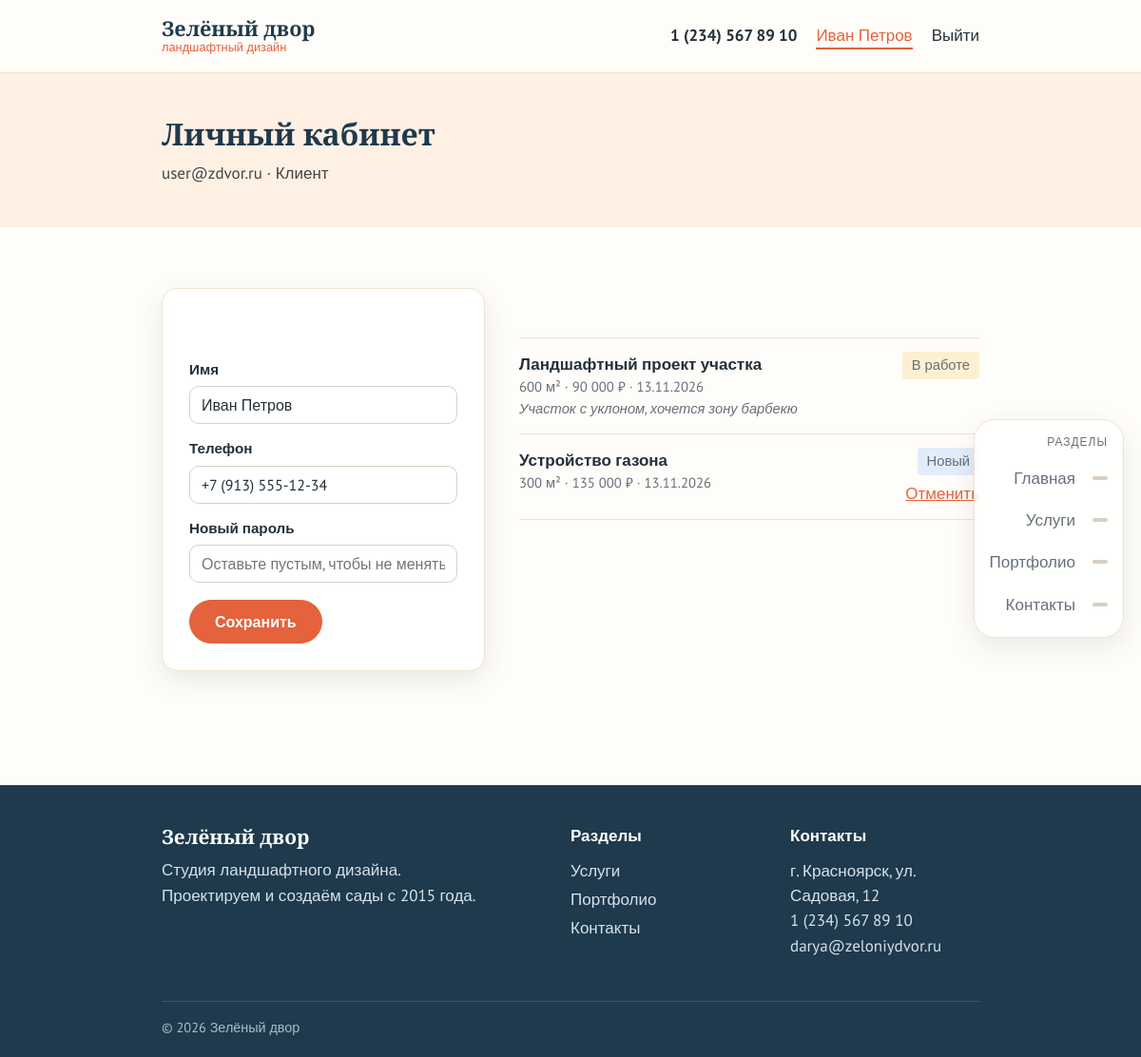
The app's page /profile.php (signed in) with its own data.
### tables this page shows
CREATE TABLE orders (
    id         INT AUTO_INCREMENT PRIMARY KEY,
    user_id    INT NOT NULL,
    service_id INT NOT NULL,
    quantity   INT NOT NULL,
    total      DECIMAL(12, 2) NOT NULL,
    comment    TEXT,
    status     ENUM('new', 'in_work', 'done', 'canceled') NOT NULL DEFAULT 'new',
    created_at DATETIME NOT NULL DEFAULT CURRENT_TIMESTAMP,
    FOREIGN KEY (user_id)    REFERENCES users(id)    ON DELETE CASCADE,
    FOREIGN KEY (service_id) REFERENCES services(id) ON DELETE CASCADE
);

CREATE TABLE services (
    id          INT AUTO_INCREMENT PRIMARY KEY,
    title       VARCHAR(150) NOT NULL,
    category    VARCHAR(50)  NOT NULL,
    description TEXT NOT NULL,
    price       DECIMAL(10, 2) NOT NULL,
    unit        VARCHAR(20)  NOT NULL DEFAULT 'м²',
    image       VARCHAR(255) NOT NULL DEFAULT ''
);

### includes/functions.php (called while the page is built, shortened)
<?php
function db(): PDO
{
    static $pdo = null;
    if ($pdo === null) {
        $pdo = new PDO(
            'mysql:host=' . DB_HOST . ';dbname=' . DB_NAME . ';charset=utf8mb4',
            DB_USER,
            DB_PASS,
            [
                PDO::ATTR_ERRMODE            => PDO::ERRMODE_EXCEPTION,
                PDO::ATTR_DEFAULT_FETCH_MODE => PDO::FETCH_ASSOC,
            ]
        );
    }
    return $pdo;
}
function e($text): string
{
    return htmlspecialchars((string)$text, ENT_QUOTES, 'UTF-8');
}
function money($value): string
{
    return number_format((float)$value, 0, ',', ' ') . ' ₽';
}
function current_user(): ?array
{
    return $_SESSION['user'] ?? null;
}

### profile.php (the view, shortened to what this page needs)
<?php
require_once 'includes/functions.php';
$user  = current_user();
$stmt = db()->prepare(
    'SELECT orders.*, services.title, services.unit
     FROM orders JOIN services ON services.id = orders.service_id
     WHERE orders.user_id = ? ORDER BY orders.created_at DESC'
);
$stmt->execute([$user['id']]);
$orders = $stmt->fetchAll();
require 'includes/header.php';
?>
<section class="page-head">
    <div class="container">
        <h1>Личный кабинет</h1>
        <p><?= e($user['email']) ?> · <?= $user['role'] === 'admin' ? 'Администратор' : 'Клиент' ?></p>
    </div>
</section>
<section class="section container profile">
    <form class="form" method="post">
        <label>Имя <input type="text" name="name" required value="<?= e($user['name']) ?>"></label>
        <label>Телефон <input type="tel" name="phone" value="<?= e($user['phone']) ?>"></label>
        <label>Новый пароль <input type="password" name="password" placeholder="Оставьте пустым, чтобы не менять"></label>
        <button class="btn" type="submit">Сохранить</button>
    </form>
    <div>
        <?php foreach ($orders as $order): ?>
            <div class="order-row">
                <div>
                    <strong><?= e($order['title']) ?></strong>
                    <span><?= $order['quantity'] ?> <?= e($order['unit']) ?> · <?= money($order['total']) ?> · <?= date('d.m.Y', strtotime($order['created_at'])) ?></span>
                    <?php if ($order['comment']): ?><em><?= e($order['comment']) ?></em><?php endif; ?>
                </div>
                <div class="order-row__side">
                    <span class="status status-<?= $order['status'] ?>"><?= ORDER_STATUSES[$order['status']] ?></span>
                    <?php if ($order['status'] === 'new'): ?>
                        <form method="post" data-confirm="Отменить заказ?">
                            <button class="link-button" type="submit">Отменить</button>
                        </form>
                    <?php endif; ?>
                </div>
            </div>
        <?php endforeach; ?>
    </div>
</section>
<?php require 'includes/footer.php'; ?>

### assets/css/style.css (style rules this page uses)
:root { --green: #e4623c; --green-dark: #c24a26; --green-light: #fff0e4; --clay: #f0a830; --ink: #1e3a4c; --text: #23313a; --muted: #66707a; --line: #f1e2d3; --bg-light: #fff7ef; --danger: #b3261e; --shadow: 0 10px 28px rgba(30, 58, 76, .10); --font-title: 'PT Serif', Georgia, serif; --font-text: 'PT Sans', Arial, sans-serif; }
* { box-sizing: border-box; }
body { margin: 0; min-height: 100vh; display: flex; flex-direction: column; font: 17px/1.55 var(--font-text); color: var(--text); background: #fffdf9; }
h1, h2, h3 { font-family: var(--font-title); font-weight: 700; line-height: 1.25; margin: 0 0 .6em; color: var(--ink); }
h1 { font-size: 2.3rem; }
p { margin: 0 0 1em; }
.container { width: min(1140px, 100% - 32px); margin: 0 auto; }
.section { padding: 64px 0; }
.btn { display: inline-block; padding: 12px 26px; border: 1px solid var(--green); border-radius: 999px; background: var(--green); color: #fff; font: 700 1rem var(--font-text); text-decoration: none; cursor: pointer; }
.btn { transition: background .2s, border-color .2s, color .2s, transform .2s, box-shadow .2s; }
.link-button { background: none; border: 0; padding: 0; color: var(--green); font: inherit; cursor: pointer; text-decoration: underline; }
.page-head { background: var(--green-light); padding: 44px 0; }
.page-head h1 { font-size: 2rem; margin-bottom: 8px; }
.page-head p { color: #444; max-width: 680px; margin: 0; }
.form { background: #fff; border: 1px solid var(--line); border-radius: 16px; padding: 28px; align-self: start; box-shadow: var(--shadow); }
.form label { display: block; margin-bottom: 14px; font-weight: 700; font-size: .95rem; }
.form input, .form textarea, .form select { display: block; width: 100%; margin-top: 6px; padding: 9px 12px; border: 1px solid #d9d1c4; border-radius: 10px; font: 1rem var(--font-text); color: var(--text); background: #fff; }
.form .btn { margin: 4px 8px 0 0; }
.profile { display: grid; grid-template-columns: 340px 1fr; gap: 36px; align-items: start; }
.order-row { display: flex; justify-content: space-between; gap: 16px; padding: 14px 0; border-bottom: 1px solid var(--line); }
.order-row:first-of-type { border-top: 1px solid var(--line); }
.order-row span, .order-row em { display: block; color: var(--muted); font-size: .92rem; }
.order-row__side { text-align: right; display: flex; flex-direction: column; align-items: flex-end; gap: 6px; }
.status { display: inline-block; padding: 3px 10px; border-radius: 4px; font-size: .85rem; border: 0; font-family: var(--font-text); }
.status-new { background: #e3ecfa; color: #24508f; }
.status-in_work { background: #fdf0d0; color: #7a5600; }
@media (min-width: 901px) { .container { width: min(1140px, 100% - 340px); } }

### records on screen
orders: service.title "Ландшафтный проект участка", quantity "600", service.unit "м²", total "90 000 ₽", created_at "13.11.2026", comment "Участок с уклоном, хочется зону барбекю", status "В работе"
orders: service.title "Устройство газона", quantity "300", service.unit "м²", total "135 000 ₽", created_at "13.11.2026", status "Новый"

### other values on screen
SITE_NAME "Зелёный двор"
$label "Главная"
$label "Услуги"
$label "Портфолио"
$label "Контакты"
$user['name'] "Иван Петров"
$user['email'] "user@zdvor.ru"
